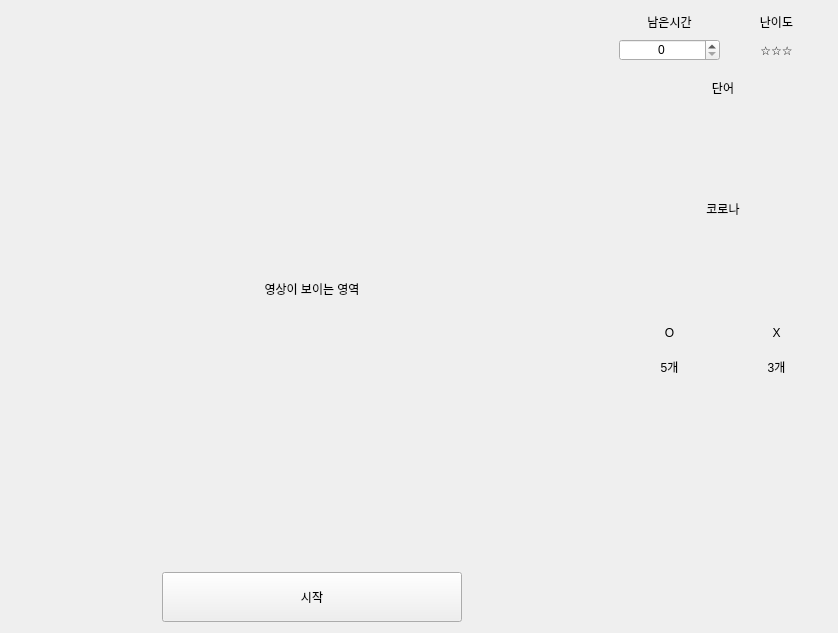
<?xml version="1.0" encoding="UTF-8"?>
<ui version="4.0">
 <class>Frame</class>
 <widget class="QFrame" name="Frame">
  <property name="geometry">
   <rect>
    <x>0</x>
    <y>0</y>
    <width>838</width>
    <height>633</height>
   </rect>
  </property>
  <property name="windowTitle">
   <string>Frame</string>
  </property>
  <layout class="QGridLayout" name="gridLayout_2">
   <item row="3" column="0">
    <spacer name="horizontalSpacer">
     <property name="orientation">
      <enum>Qt::Horizontal</enum>
     </property>
     <property name="sizeHint" stdset="0">
      <size>
       <width>40</width>
       <height>20</height>
      </size>
     </property>
    </spacer>
   </item>
   <item row="2" column="3" rowspan="2">
    <spacer name="verticalSpacer">
     <property name="orientation">
      <enum>Qt::Vertical</enum>
     </property>
     <property name="sizeHint" stdset="0">
      <size>
       <width>20</width>
       <height>132</height>
      </size>
     </property>
    </spacer>
   </item>
   <item row="0" column="3" rowspan="2">
    <layout class="QVBoxLayout" name="verticalLayout_2">
     <property name="sizeConstraint">
      <enum>QLayout::SetDefaultConstraint</enum>
     </property>
     <item>
      <layout class="QGridLayout" name="gridLayout">
       <property name="sizeConstraint">
        <enum>QLayout::SetDefaultConstraint</enum>
       </property>
       <item row="0" column="1">
        <widget class="QLabel" name="label_2">
         <property name="sizePolicy">
          <sizepolicy hsizetype="Maximum" vsizetype="Maximum">
           <horstretch>0</horstretch>
           <verstretch>0</verstretch>
          </sizepolicy>
         </property>
         <property name="maximumSize">
          <size>
           <width>104</width>
           <height>22</height>
          </size>
         </property>
         <property name="baseSize">
          <size>
           <width>0</width>
           <height>0</height>
          </size>
         </property>
         <property name="font">
          <font>
           <pointsize>9</pointsize>
          </font>
         </property>
         <property name="text">
          <string>난이도</string>
         </property>
         <property name="alignment">
          <set>Qt::AlignCenter</set>
         </property>
        </widget>
       </item>
       <item row="0" column="0">
        <widget class="QLabel" name="label">
         <property name="sizePolicy">
          <sizepolicy hsizetype="Maximum" vsizetype="Maximum">
           <horstretch>0</horstretch>
           <verstretch>0</verstretch>
          </sizepolicy>
         </property>
         <property name="minimumSize">
          <size>
           <width>0</width>
           <height>22</height>
          </size>
         </property>
         <property name="maximumSize">
          <size>
           <width>104</width>
           <height>22</height>
          </size>
         </property>
         <property name="baseSize">
          <size>
           <width>0</width>
           <height>0</height>
          </size>
         </property>
         <property name="font">
          <font>
           <pointsize>9</pointsize>
          </font>
         </property>
         <property name="text">
          <string>남은시간</string>
         </property>
         <property name="alignment">
          <set>Qt::AlignCenter</set>
         </property>
        </widget>
       </item>
       <item row="1" column="0">
        <widget class="QSpinBox" name="remaining_spin">
         <property name="sizePolicy">
          <sizepolicy hsizetype="Maximum" vsizetype="Maximum">
           <horstretch>0</horstretch>
           <verstretch>0</verstretch>
          </sizepolicy>
         </property>
         <property name="maximumSize">
          <size>
           <width>104</width>
           <height>22</height>
          </size>
         </property>
         <property name="baseSize">
          <size>
           <width>0</width>
           <height>0</height>
          </size>
         </property>
         <property name="alignment">
          <set>Qt::AlignCenter</set>
         </property>
        </widget>
       </item>
       <item row="1" column="1">
        <widget class="QLabel" name="level_img_label">
         <property name="sizePolicy">
          <sizepolicy hsizetype="Maximum" vsizetype="Maximum">
           <horstretch>0</horstretch>
           <verstretch>0</verstretch>
          </sizepolicy>
         </property>
         <property name="maximumSize">
          <size>
           <width>104</width>
           <height>22</height>
          </size>
         </property>
         <property name="baseSize">
          <size>
           <width>0</width>
           <height>0</height>
          </size>
         </property>
         <property name="text">
          <string>☆☆☆</string>
         </property>
         <property name="alignment">
          <set>Qt::AlignCenter</set>
         </property>
        </widget>
       </item>
      </layout>
     </item>
     <item>
      <spacer name="verticalSpacer_2">
       <property name="orientation">
        <enum>Qt::Vertical</enum>
       </property>
       <property name="sizeType">
        <enum>QSizePolicy::Fixed</enum>
       </property>
       <property name="sizeHint" stdset="0">
        <size>
         <width>20</width>
         <height>10</height>
        </size>
       </property>
      </spacer>
     </item>
     <item>
      <widget class="QLabel" name="label_4">
       <property name="sizePolicy">
        <sizepolicy hsizetype="Maximum" vsizetype="Maximum">
         <horstretch>0</horstretch>
         <verstretch>0</verstretch>
        </sizepolicy>
       </property>
       <property name="minimumSize">
        <size>
         <width>208</width>
         <height>0</height>
        </size>
       </property>
       <property name="maximumSize">
        <size>
         <width>208</width>
         <height>22</height>
        </size>
       </property>
       <property name="font">
        <font>
         <pointsize>9</pointsize>
        </font>
       </property>
       <property name="text">
        <string>단어</string>
       </property>
       <property name="alignment">
        <set>Qt::AlignCenter</set>
       </property>
       <property name="margin">
        <number>0</number>
       </property>
      </widget>
     </item>
     <item>
      <widget class="QLabel" name="question_img_label">
       <property name="sizePolicy">
        <sizepolicy hsizetype="Preferred" vsizetype="Maximum">
         <horstretch>0</horstretch>
         <verstretch>0</verstretch>
        </sizepolicy>
       </property>
       <property name="minimumSize">
        <size>
         <width>208</width>
         <height>208</height>
        </size>
       </property>
       <property name="maximumSize">
        <size>
         <width>208</width>
         <height>208</height>
        </size>
       </property>
       <property name="font">
        <font>
         <pointsize>9</pointsize>
        </font>
       </property>
       <property name="text">
        <string>코로나</string>
       </property>
       <property name="alignment">
        <set>Qt::AlignCenter</set>
       </property>
      </widget>
     </item>
     <item>
      <layout class="QGridLayout" name="gridLayout_3">
       <item row="0" column="0">
        <widget class="QLabel" name="success_img_label">
         <property name="font">
          <font>
           <pointsize>9</pointsize>
          </font>
         </property>
         <property name="text">
          <string>O</string>
         </property>
         <property name="alignment">
          <set>Qt::AlignCenter</set>
         </property>
        </widget>
       </item>
       <item row="1" column="0">
        <widget class="QLabel" name="success_count_img_label">
         <property name="text">
          <string>5개</string>
         </property>
         <property name="alignment">
          <set>Qt::AlignCenter</set>
         </property>
        </widget>
       </item>
       <item row="1" column="1">
        <widget class="QLabel" name="fail_count_img_label">
         <property name="text">
          <string>3개</string>
         </property>
         <property name="alignment">
          <set>Qt::AlignCenter</set>
         </property>
        </widget>
       </item>
       <item row="0" column="1">
        <widget class="QLabel" name="fail_img_label">
         <property name="font">
          <font>
           <pointsize>9</pointsize>
          </font>
         </property>
         <property name="text">
          <string>X</string>
         </property>
         <property name="alignment">
          <set>Qt::AlignCenter</set>
         </property>
        </widget>
       </item>
      </layout>
     </item>
    </layout>
   </item>
   <item row="3" column="1">
    <widget class="QPushButton" name="start_button">
     <property name="sizePolicy">
      <sizepolicy hsizetype="Maximum" vsizetype="Fixed">
       <horstretch>0</horstretch>
       <verstretch>0</verstretch>
      </sizepolicy>
     </property>
     <property name="minimumSize">
      <size>
       <width>300</width>
       <height>50</height>
      </size>
     </property>
     <property name="maximumSize">
      <size>
       <width>300</width>
       <height>16777215</height>
      </size>
     </property>
     <property name="text">
      <string>시작</string>
     </property>
    </widget>
   </item>
   <item row="3" column="2">
    <spacer name="horizontalSpacer_2">
     <property name="orientation">
      <enum>Qt::Horizontal</enum>
     </property>
     <property name="sizeHint" stdset="0">
      <size>
       <width>40</width>
       <height>20</height>
      </size>
     </property>
    </spacer>
   </item>
   <item row="0" column="0" rowspan="3" colspan="3">
    <widget class="QLabel" name="screen_img_label">
     <property name="sizePolicy">
      <sizepolicy hsizetype="Preferred" vsizetype="Preferred">
       <horstretch>0</horstretch>
       <verstretch>0</verstretch>
      </sizepolicy>
     </property>
     <property name="text">
      <string>영상이 보이는 영역</string>
     </property>
     <property name="alignment">
      <set>Qt::AlignCenter</set>
     </property>
    </widget>
   </item>
  </layout>
 </widget>
 <resources/>
 <connections/>
</ui>
